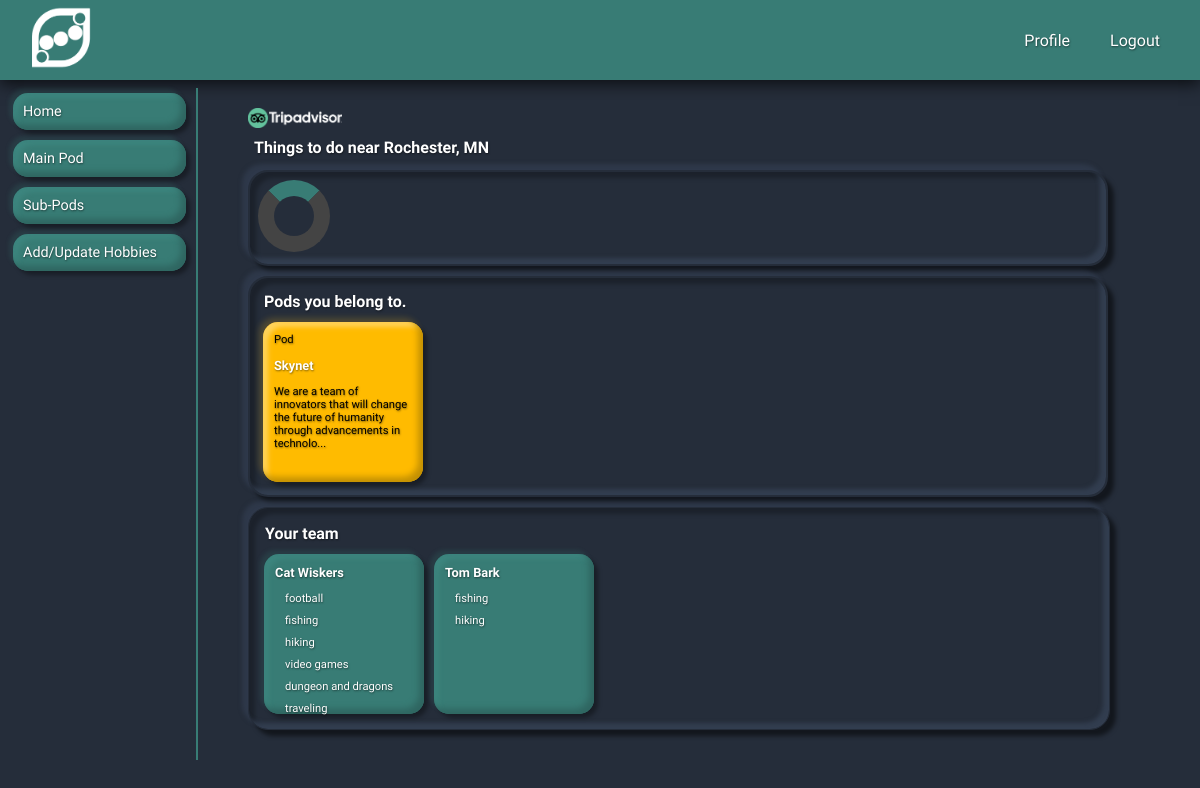
Page / (signed in) on the earlier database version.
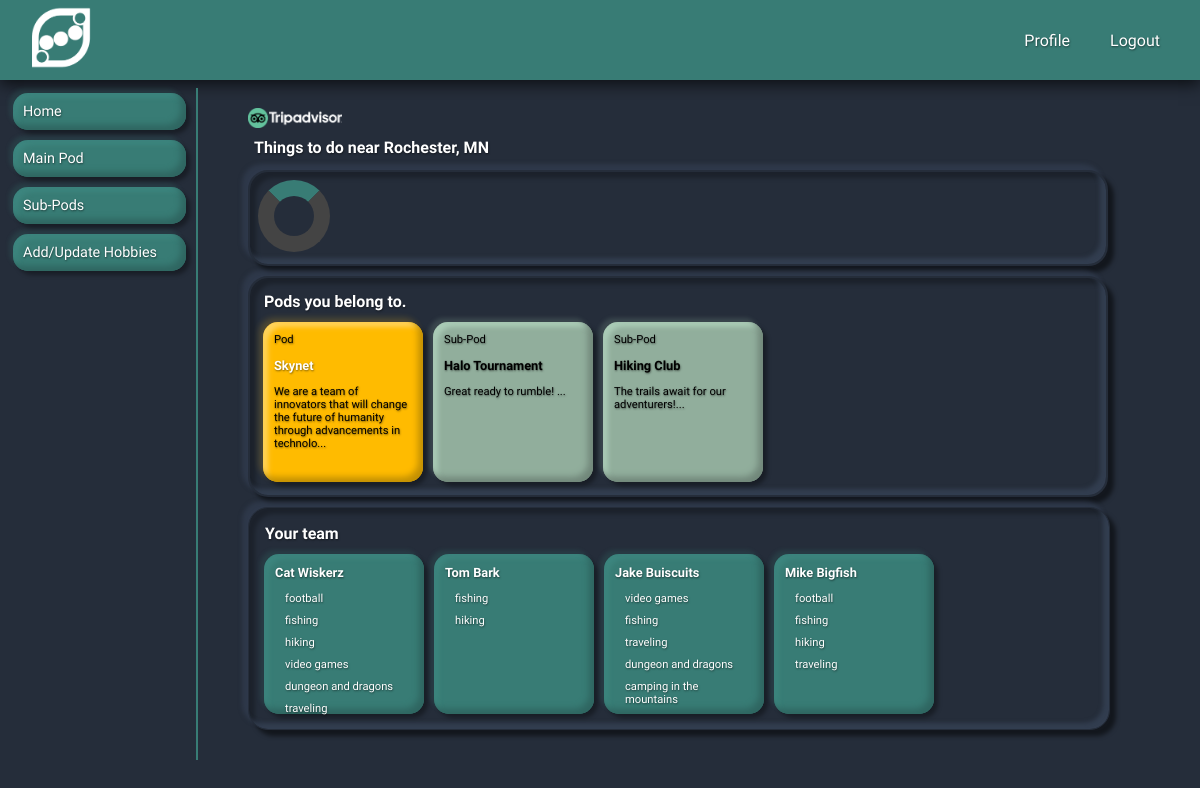
Same page on the later database version.
### models.py (models this page shows, shortened)
class User(db.Model):
    __tablename__ = 'users'
    id = db.Column(db.Integer, primary_key=True, autoincrement=True)
    username = db.Column(db.String(20), unique=True, nullable=False)
    password = db.Column(db.Text, nullable=False)
    first_name = db.Column(db.String(50), nullable=False)
    last_name = db.Column(db.String(50), nullable=False)
    email = db.Column(db.Text, nullable=False, unique=True)
    city = db.Column(db.Text, nullable=False)
    state = db.Column(db.Text, nullable=False)
    lat_lng = db.Column(db.Text)
    pods = db.relationship('Pod', secondary="pod_users", backref='user')
    sub_pods = db.relationship('SubPod', secondary="sub_pod_users", backref='user')
    hobbies = db.relationship('Hobby', secondary='user_hobbies', backref='user')
    pod_messages = db.relationship('PodMessage', backref='pod_user')
    sub_pod_messages = db.relationship('SubPodMessage', backref='sub_pod_user')

class Pod(db.Model):
    __tablename__ = 'pods'
    id = db.Column(db.Integer, primary_key=True, autoincrement=True)
    name = db.Column(db.String(30), unique=True, nullable=False)
    description = db.Column(db.Text)

class Hobby(db.Model):
    __tablename__ = 'hobbies'
    id = db.Column(db.Integer, primary_key=True, autoincrement=True)
    name = db.Column(db.String(30), nullable=True, unique=True)

class SubPod(db.Model):
    __tablename__ = 'sub_pods'
    id = db.Column(db.Integer, primary_key=True, autoincrement=True)
    pod_id = db.Column(db.Integer, db.ForeignKey('pods.id'))
    name = db.Column(db.String(30), unique=True, nullable=False)
    description = db.Column(db.Text)

### app.py (the view)
@app.route('/')
def home():
    if g.user:
        user, pod, pod_member = is_pod_member()
        if pod_member:
            sub_pods = user.sub_pods
            team = PodUser.query.filter(PodUser.pod_id==pod.id).all()
            team_members = [User.query.get(member.user_id) for member in team]
            return render_template('/users/user_dashboard.html',  pod=pod, sub_pods=sub_pods, user=user, pod_member=pod_member, team=team_members)
        else:
            return render_template('/users/user_menu.html')
    else:
        return render_template('index.html')

### app.py (called while the page is built)
def is_pod_member():
    if g.user:
        user = User.query.get(int(session[CURRENT_USER]))
        empty_tupple = (None,None,None)
        if user:
            main_pod = user.pods
            if main_pod:
                main_pod = user.pods[0]
                pod_member = PodUser.query.filter(PodUser.pod_id==main_pod.id, PodUser.user_id==user.id).first()
                if pod_member:
                    return user, main_pod, pod_member
                else:
                    return empty_tupple
            else:
                return empty_tupple

@app.before_request
def add_user_to_g():
    if CURRENT_USER in session:
        g.user = User.query.get(session[CURRENT_USER])
    else:
        g.user = None

### templates/users/user_dashboard.html (shortened to what this page needs)
{% extends '/users/user_menu.html' %}
{% block dashboard %}
<div>
    <img src="/static/imgs/tripadvisor_logo.png" id="tripadvisor_logo">
    <h4 class="low_margin_title">
        Things to do near {{ user.city.capitalize() }}, {{ user.state.upper() }}
    </h4>
    <div class="horizontal_scroll_container_frame">
        <div class="horizontal_scroll_container" id="things_to_do">
            <div class="loader"></div>
        </div>
    </div>
</div>
<div class="horizontal_scroll_container">
    <h4 class="low_margin_title">Pods you belong to.</h4>
    <div class="pods_container">
        <a href="/pods/{{pod.id}}">
            <div class="pod_thumbnail">
                <p class="pod_thumbnail_text">
                    Pod
                </p>
                <p class="pod_thumbnail_text_title white_font">
                    {{ pod.name }}
                </p>
                <p class="pod_thumbnail_text">
                    {{ pod.description[0:100] }}...
                </p>
            </div>
        </a>
        {% if sub_pods %}
        {% for sub_pod in sub_pods %}
        <a href="/sub_pods/{{sub_pod.id}}">
            <div class="sub_pod_thumbnail">
                <p class="pod_thumbnail_text">
                    Sub-Pod
                </p>
                <p class="pod_thumbnail_text_title black_font">
                    {{ sub_pod.name }}
                </p>
                <p class="pod_thumbnail_text">
                    {{ sub_pod.description[0:100] }}...
                </p>
            </div>
        </a>
        {% endfor %}
        {% endif %}
    </div>
</div>
<div class="show_team_members_container">
    <h4 class="low_margin_title">Your team</h4>
    <div class="team_members">
        {% for member in team %}
        <a href='/users/profile/{{member.id}}'>
            <div class='team_member_thumbnail'>
                <p class="pod_thumbnail_text_title white_font">
                    {{ member.first_name }} {{ member.last_name }}
                </p>
                <ul class="undecorated_list">
                    {% for hobby in member.hobbies %}
                    <li class="pod_thumbnail_text white_font">
                        {{ hobby.name }}
                    </li>
                    {% endfor %}
                </ul>
            </div>
        </a>
        {% endfor %}
    </div>
</div>
{% endblock %}

### templates/users/user_menu.html (shortened to what this page needs)
{% extends 'base.html' %}
{% block content %}
<div class="main_container">
    <div clas="sidebar_menu">
        <a href="/">
            <div class="sidebar_menu_buttons" type="button">
                Home
            </div>
        </a>
        <div class="sidebar_menu_buttons" type="button" id="sidebar_main_pod">
            Main Pod
        </div>
        <div class="sidebar_menu_buttons" type="button" id="sidebar_sub_pod">
            Sub-Pods
        </div>
        <a href="/hobbies/create">
            <div class="sidebar_menu_buttons" type="button">
                Add/Update Hobbies
            </div>
        </a>
    </div>
    <div class="main_user_dashboard">
        {% block dashboard %}
        {% endblock %}
    </div>
</div>
{% endblock %}

### templates/base.html (shortened to what this page needs)
<!DOCTYPE html>
<html lang="en">
<head>
  <link rel="stylesheet" href="https://use.fontawesome.com/releases/v5.3.1/css/all.css"
>
  <link rel='stylesheet' href='/static/app.css'>
</head>
<body>
  <nav class="navbar">
    <div class="navbar-brand">
      <a href="/"><img src="/static/imgs/peapods_logo_white.png" class='nav-logo' alt="small PeaPods logo"></a>
    </div>
    <ul class="navbar-nav">
      {% if not g.user %}
      <li class="nav-item"><a href="/users/login">Login</a></li>
      <li class="nav-item"><a href="/users/signup">SignUp</a></li>
      {% else %}
      <li class="nav-item"><a href="/users/profile/{{g.user.id}}">Profile</a></li>
      <li class="nav-item"><a href="/users/logout">Logout</a></li>
      {% endif %}
    </ul>
  </nav>
  {% block content %}
  {% endblock %}
</body>
</html>

### static/app.css (style rules this page uses)
body { margin: 0px; padding: 0px; font-family: 'Varela Round', sans-serif; background-color: #252D3A; text-shadow: 0.5px 0.5px 2px rgba(0, 0, 0, 0.5); }
a { text-decoration: none; }
* { scrollbar-width: thin; scrollbar-color: #387C75 white; }
.navbar { display: flex; justify-content: space-between; align-items: center; background-color: #387C75; color: #fff; height: 80px; padding: 0 20px; box-shadow: 0px 4px 15px rgba(0, 0, 0, 0.7); }
.nav-logo { width: 80px; }
.navbar-nav { display: flex; list-style: none; margin: 0; padding: 0; }
.nav-item { margin: 0 10px; }
.nav-item a { color: #fff; font-family: 'Varela Round', sans-serif; padding: 30px 10px; }
.sidebar_menu_buttons { display: inline-block; width: 90%; height: auto; margin: 5px; padding: 10px; background-color: #387C75; color: white; border-radius: 15px; font-size: 0.9rem; z-index: 1; box-shadow: -4px -4px 4px rgba(56, 124, 117, 0.2), 4px 4px 4px rgba(0, 0, 0, 0.35), inset -5px -5px 6px #2F6661, inset 5px 5px 5px rgba(74, 163, 154, 0.25); }
.main_user_dashboard { padding: 20px 50px; margin-left: 10px; border-left: 2px solid #387C75; }
.main_container { display: grid; grid-template-columns: 170px auto; grid-gap: 8px; padding: 8px; }
.horizontal_scroll_container { width: 70vw; height: auto; padding: 8px; margin: 10px 0px; overflow-x: scroll; overflow-y: hidden; white-space: nowrap; -webkit-overflow-scrolling: touch; background: #252D3A; border: 2px solid #252D3A; box-shadow: -6px -6px 4px rgba(56, 68, 89, 0.5), 6px 6px 4px rgba(2, 2, 2, 0.5), inset -6px -6px 4px rgba(56, 68, 89, 0.7), inset 6px 6px 4px rgba(2, 2, 2, 0.26); border-radius: 20px; }
.pods_container { display: flex; flex-wrap: wrap; }
.show_team_members_container { width: 70vw; margin: 10px 0px; padding: 10px; background: #252D3A; border: 1px solid #252D3A; box-shadow: -6px -6px 4px rgba(56, 68, 89, 0.5), 6px 6px 4px rgba(2, 2, 2, 0.5), inset -6px -6px 4px rgba(56, 68, 89, 0.7), inset 6px 6px 4px rgba(2, 2, 2, 0.26); border-radius: 20px; }
.loader { display: inline-block; margin-left: auto; margin-right: auto; border: 16px solid #444; border-top: 16px solid #387C75; border-radius: 50%; width: 40px; height: 40px; animation: spin 2s linear infinite; }
#tripadvisor_logo { height: 20px; margin-right: 10px; }
.pod_thumbnail { flex: 1 1 150px; white-space: normal; width: 150px; height: 150px; padding: 5px; margin: 5px; background-color: #FFBB00; color: #000000; border-radius: 15px; box-shadow: -4px -4px 6px rgba(255, 192, 19, 0.2), 4px 4px 4px rgba(0, 0, 0, 0.35), inset -5px -5px 6px #C39003, inset 5px 5px 5px rgba(255, 235, 180, 0.5); }
.sub_pod_thumbnail { flex: 1 1 150px; white-space: normal; width: 150px; height: 150px; padding: 5px; margin: 5px; background-color: #91AE9C; color: #000000; border-radius: 15px; box-shadow: -4px -4px 4px rgba(145, 174, 156, 0.2), 4px 4px 4px rgba(0, 0, 0, 0.35), inset -5px -5px 6px #71877A, inset 5px 5px 5px rgba(195, 233, 210, 0.5); }
.team_members { display: flex; flex-wrap: wrap; }
.team_member_thumbnail { flex: 1 1 150px; white-space: normal; width: 150px; height: 150px; padding: 5px; margin: 5px; background-color: #387C75; border-radius: 15px; box-shadow: -4px -4px 4px rgba(56, 124, 117, 0.2), 4px 4px 4px rgba(0, 0, 0, 0.35), inset -5px -5px 6px #2F6661, inset 5px 5px 5px rgba(74, 163, 154, 0.25); }
.pod_thumbnail_text_title { display: inline-block; font-size: 0.8rem; font-weight: bold; padding: 3px; margin: 3px; }
.pod_thumbnail_text { font-size: 0.7rem; padding: 3px; margin: 3px; }
.undecorated_list { margin-top: 0px; margin-bottom: 0px; padding: 0px 10px; text-align: left; list-style-type: none; }
.low_margin_title { padding: 3px; margin: 3px; color: white; }
.white_font { color: white; }
.black_font { color: black; }

Differences in the rows shown:
changed User "Cat": last_name "Wiskers" → "Wiskerz"
added SubPod: name "Halo Tournament", description "Great ready to rumble!"
added SubPod: name "Hiking Club", description "The trails await for our adventurers!"
added User: first_name "Jake", last_name "Buiscuits", Hobby (name "video games"), Hobby (name "fishing"), Hobby (name "traveling"), Hobby (name "dungeon and dragons")
added Hobby: name "camping in the mountains", shown under "Jake"
added User: first_name "Mike", last_name "Bigfish", Hobby (name "football"), Hobby (name "fishing"), Hobby (name "hiking"), Hobby (name "traveling")
